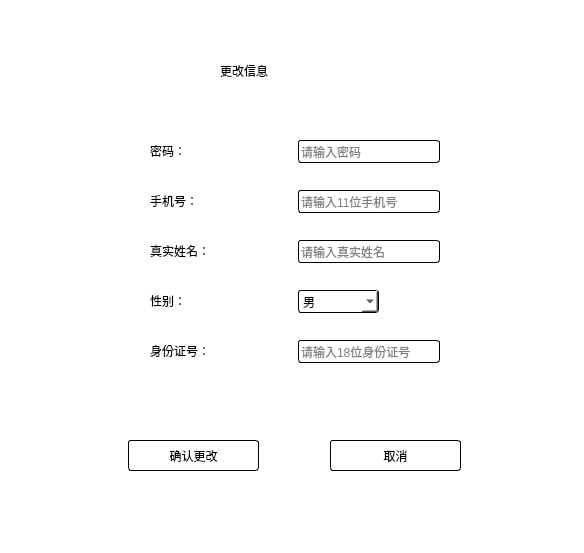
<?xml version="1.0" encoding="UTF-8"?>
<ui version="4.0">
 <class>PeopleInfoChange</class>
 <widget class="QDialog" name="PeopleInfoChange">
  <property name="geometry">
   <rect>
    <x>0</x>
    <y>0</y>
    <width>584</width>
    <height>553</height>
   </rect>
  </property>
  <property name="windowTitle">
   <string>用户信息更改</string>
  </property>
  <property name="windowIcon">
   <iconset resource="icon.qrc">
    <normaloff>:/myimages/icon/编辑.png</normaloff>:/myimages/icon/编辑.png</iconset>
  </property>
  <property name="styleSheet">
   <string notr="true">background-color: rgb(255, 255, 255);</string>
  </property>
  <widget class="QPushButton" name="checkButton">
   <property name="geometry">
    <rect>
     <x>128</x>
     <y>440</y>
     <width>131</width>
     <height>31</height>
    </rect>
   </property>
   <property name="focusPolicy">
    <enum>Qt::NoFocus</enum>
   </property>
   <property name="styleSheet">
    <string notr="true">border-radius: 3px;
border: 1px solid rgb(0, 0, 0);
font: 12pt &quot;张海山锐谐体&quot;;</string>
   </property>
   <property name="text">
    <string>确认更改</string>
   </property>
  </widget>
  <widget class="QPushButton" name="cancelButton">
   <property name="geometry">
    <rect>
     <x>330</x>
     <y>440</y>
     <width>131</width>
     <height>31</height>
    </rect>
   </property>
   <property name="focusPolicy">
    <enum>Qt::NoFocus</enum>
   </property>
   <property name="styleSheet">
    <string notr="true">border-radius: 3px;
border: 1px solid rgb(0, 0, 0);
font: 12pt &quot;张海山锐谐体&quot;;</string>
   </property>
   <property name="text">
    <string>取消</string>
   </property>
  </widget>
  <widget class="QLabel" name="label">
   <property name="geometry">
    <rect>
     <x>220</x>
     <y>50</y>
     <width>241</width>
     <height>41</height>
    </rect>
   </property>
   <property name="styleSheet">
    <string notr="true">font: 20pt &quot;张海山锐谐体&quot;;</string>
   </property>
   <property name="text">
    <string>更改信息</string>
   </property>
  </widget>
  <widget class="QLineEdit" name="nameInput">
   <property name="geometry">
    <rect>
     <x>298</x>
     <y>240</y>
     <width>142</width>
     <height>23</height>
    </rect>
   </property>
   <property name="styleSheet">
    <string notr="true">border-radius: 3px;
border: 1px solid rgb(0, 0, 0);</string>
   </property>
   <property name="placeholderText">
    <string>请输入真实姓名</string>
   </property>
  </widget>
  <widget class="QComboBox" name="sexComboBox">
   <property name="geometry">
    <rect>
     <x>298</x>
     <y>290</y>
     <width>81</width>
     <height>23</height>
    </rect>
   </property>
   <property name="styleSheet">
    <string notr="true">border-radius: 3px;
border: 1px solid rgb(0, 0, 0);</string>
   </property>
   <item>
    <property name="text">
     <string>男</string>
    </property>
   </item>
   <item>
    <property name="text">
     <string>女</string>
    </property>
   </item>
  </widget>
  <widget class="QLineEdit" name="phonenumInput">
   <property name="geometry">
    <rect>
     <x>298</x>
     <y>190</y>
     <width>142</width>
     <height>23</height>
    </rect>
   </property>
   <property name="styleSheet">
    <string notr="true">border-radius: 3px;
border: 1px solid rgb(0, 0, 0);</string>
   </property>
   <property name="placeholderText">
    <string>请输入11位手机号</string>
   </property>
  </widget>
  <widget class="QLineEdit" name="idInput">
   <property name="geometry">
    <rect>
     <x>298</x>
     <y>340</y>
     <width>142</width>
     <height>23</height>
    </rect>
   </property>
   <property name="styleSheet">
    <string notr="true">border-radius: 3px;
border: 1px solid rgb(0, 0, 0);</string>
   </property>
   <property name="placeholderText">
    <string>请输入18位身份证号</string>
   </property>
  </widget>
  <widget class="QLineEdit" name="passwordInput">
   <property name="geometry">
    <rect>
     <x>298</x>
     <y>140</y>
     <width>142</width>
     <height>23</height>
    </rect>
   </property>
   <property name="styleSheet">
    <string notr="true">border-radius: 3px;
border: 1px solid rgb(0, 0, 0);</string>
   </property>
   <property name="placeholderText">
    <string>请输入密码</string>
   </property>
  </widget>
  <widget class="QLabel" name="sexLabel">
   <property name="geometry">
    <rect>
     <x>150</x>
     <y>290</y>
     <width>121</width>
     <height>21</height>
    </rect>
   </property>
   <property name="styleSheet">
    <string notr="true">font: 12pt &quot;张海山锐谐体&quot;;</string>
   </property>
   <property name="text">
    <string>性别： </string>
   </property>
  </widget>
  <widget class="QLabel" name="phonenumLabel">
   <property name="geometry">
    <rect>
     <x>150</x>
     <y>190</y>
     <width>121</width>
     <height>21</height>
    </rect>
   </property>
   <property name="styleSheet">
    <string notr="true">font: 12pt &quot;张海山锐谐体&quot;;</string>
   </property>
   <property name="text">
    <string>手机号： </string>
   </property>
  </widget>
  <widget class="QLabel" name="idLabel">
   <property name="geometry">
    <rect>
     <x>150</x>
     <y>340</y>
     <width>141</width>
     <height>21</height>
    </rect>
   </property>
   <property name="styleSheet">
    <string notr="true">font: 12pt &quot;张海山锐谐体&quot;;</string>
   </property>
   <property name="text">
    <string>身份证号： </string>
   </property>
  </widget>
  <widget class="QLabel" name="passwordLabel">
   <property name="geometry">
    <rect>
     <x>150</x>
     <y>140</y>
     <width>121</width>
     <height>21</height>
    </rect>
   </property>
   <property name="styleSheet">
    <string notr="true">
font: 12pt &quot;张海山锐谐体&quot;;</string>
   </property>
   <property name="text">
    <string>密码： </string>
   </property>
  </widget>
  <widget class="QLabel" name="nameLabel">
   <property name="geometry">
    <rect>
     <x>150</x>
     <y>240</y>
     <width>131</width>
     <height>21</height>
    </rect>
   </property>
   <property name="styleSheet">
    <string notr="true">font: 12pt &quot;张海山锐谐体&quot;;</string>
   </property>
   <property name="text">
    <string>真实姓名： </string>
   </property>
  </widget>
 </widget>
 <tabstops>
  <tabstop>passwordInput</tabstop>
  <tabstop>phonenumInput</tabstop>
  <tabstop>nameInput</tabstop>
  <tabstop>sexComboBox</tabstop>
  <tabstop>idInput</tabstop>
 </tabstops>
 <resources>
  <include location="icon.qrc"/>
 </resources>
 <connections>
  <connection>
   <sender>cancelButton</sender>
   <signal>clicked()</signal>
   <receiver>PeopleInfoChange</receiver>
   <slot>close()</slot>
   <hints>
    <hint type="sourcelabel">
     <x>344</x>
     <y>461</y>
    </hint>
    <hint type="destinationlabel">
     <x>291</x>
     <y>276</y>
    </hint>
   </hints>
  </connection>
 </connections>
</ui>
